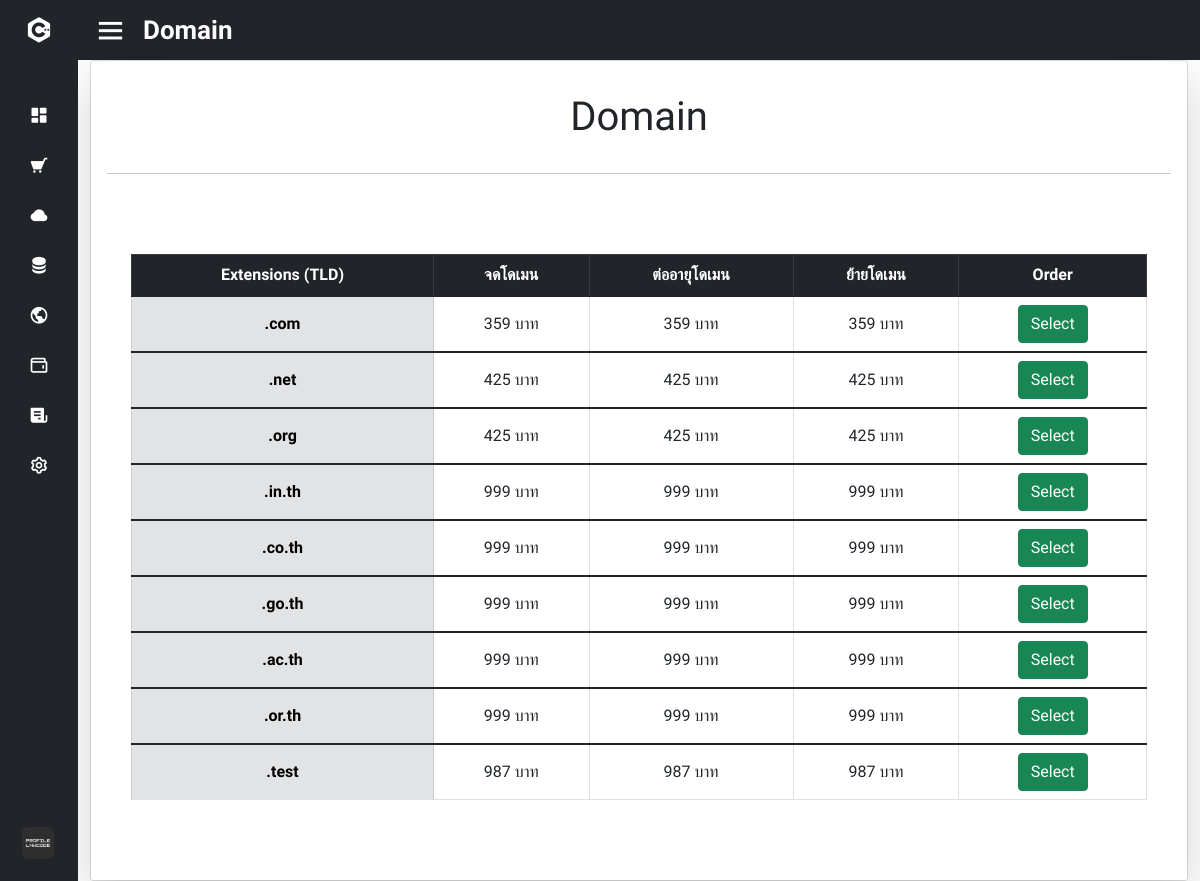
Page /gg/Domain.php (signed in) on the committed database.
### tables this page shows
CREATE TABLE IF NOT EXISTS `package_plan_domain` (
  `pack_domain_id` int(50) NOT NULL AUTO_INCREMENT,
  `pack_domain_name` varchar(50) NOT NULL,
  `pack_domain_price` float NOT NULL,
  `pack_domain_price_2` float NOT NULL,
  `pack_domain_price_3` float NOT NULL,
  PRIMARY KEY (`pack_domain_id`) USING BTREE,
  KEY `pack_domain_name` (`pack_domain_name`) USING BTREE
);

### gg/Domain.php (the view, shortened to what this page needs)
<?php
    require_once 'config/db.php';
?>
<!DOCTYPE html>
<html lang="en" dir="ltr">
  <head>
    <link rel="stylesheet" href="stylet.css">
    <link href='https://unpkg.com/boxicons@2.0.7/css/boxicons.min.css' rel='stylesheet'>
    <link rel="stylesheet" href="https://cdn.jsdelivr.net/npm/bootstrap-icons@1.8.1/font/bootstrap-icons.css">
    <link rel="stylesheet" href="myProjects/webProject/icofont/css/icofont.min.css">
    <link rel="stylesheet" href="https://cdnjs.cloudflare.com/ajax/libs/font-awesome/4.7.0/css/font-awesome.min.css">
    <link href="https://cdn.jsdelivr.net/npm/bootstrap@5.1.3/dist/css/bootstrap.min.css" rel="stylesheet">
   </head>
<body>
  <div class="sidebar close">
    <div class="logo-details">
      <i class='bx bxl-c-plus-plus'></i>
    </div>
    <ul class="nav-links">
      <li>
        <a href="user.php">
          <i class='bx bxs-dashboard'></i>
        </a>
      </li>
      <li>
        <div class="iocn-link">
          <a href="#">
            <i class='bx bxs-cart bx-flip-horizontal' ></i>
          </a>
        </div>
      </li>
      <li>
        <a href="Clouds_server.php">
          <i class='bx bxs-cloud'></i>
        </a>
      </li>
      <li>
        <a href="Hosting.php">
          <i class='bx bxs-data' ></i>
        </a>
      </li>
      <li>
        <a href="Domain.php">
          <i class='bx bx-world' ></i>
        </a>
      </li>
      <li>
        <a href="topup.php">
          <i class='bx bx-wallet'></i>
        </a>
      </li>
      <li>
        <a href="receipt.php">
          <i class='bx bxs-receipt'></i>
        </a>
      </li>
      <li>
        <div class="iocn-link">
          <a href="#">
            <i class='bx bx-cog' ></i>
          </a>
        </div>
      </li>
      <li>
    <div class="profile-details">
      <div class="profile-content">
        <img src="image/profile.jpg" alt="profileImg">
      </div>
    </div>
  </li>
</ul>
  </div>
  <section class="home-section">
    <div class="home-content">
      <i class='bx bx-menu' style='color:#ffffff'></i>
      <span class="text" style='color:#ffffff'>Domain</span>
    </div>
    <div class="container">
      <div class="card text-center" style="width: auto;">
        <div class="card-body shadow-lg">
                <h1 class="text-center p-md-3">Domain</h1>
                <hr>
                <div class="container px-4 py-5" id="icon-grid">
          <table class="table table-bordered">
            <thead class="table table-dark">
                <tr>
                  <th class="table-dark text-center align-middle">Extensions (TLD)</th>
                    <th class="text-center align-middle">จดโดเมน</th>
                    <th class="text-center align-middle">ต่ออายุโดเมน</th>
                    <th class="text-center align-middle">ย้ายโดเมน</th>
                    <th class="text-center align-middle">Order</th>
                </tr>
            </thead>
            <?php
                $result = $conn->query("SELECT * FROM package_plan_domain");
                if ($result !== false) {
                while($item = $result->fetch()) {
              ?>
            <tbody>
                <tr>
                  <th class="table-secondary text-center align-middle"><?php echo $item['pack_domain_name'] ?></th>
                  <td class="text-center align-middle"><?php echo $item['pack_domain_price'] ?> บาท</td>
                  <td class="text-center align-middle"><?php echo $item['pack_domain_price_2'] ?> บาท</td>
                  <td class="text-center align-middle"><?php echo $item['pack_domain_price_3'] ?> บาท</td>
                  <td class="text-center align-middle"><a href="order_domain.php?item=<?= $item['pack_domain_id']; ?>" class="btn btn-block btn-success">Select</a></td>
                </tr>
                <?php }
                    } ?>
              </tbody>
          </table>
                </div>
            </div>
        </div>
    </div>
</section>
</body>
</html>

### gg/stylet.css (style rules this page uses)
* { margin: 0; padding: 0; box-sizing: border-box; font-family: 'Mitr', sans-serif; }
.sidebar { position: fixed; top: 0; left: 0; height: 100%; width: 260px; background: #212529; z-index: 100; transition: all 0.5s ease; }
.sidebar.close { width: 78px; }
.sidebar .logo-details { height: 60px; width: 100%; display: flex; align-items: center; }
.sidebar .logo-details i { font-size: 30px; color: #fff; height: 50px; min-width: 78px; text-align: center; line-height: 50px; }
.sidebar .nav-links { height: 100%; padding: 30px 0 150px 0; overflow: auto; }
.sidebar.close .nav-links { overflow: visible; }
.sidebar .nav-links li { position: relative; list-style: none; transition: all 0.4s ease; }
.sidebar .nav-links li .iocn-link { display: flex; align-items: center; justify-content: space-between; }
.sidebar.close .nav-links li .iocn-link { display: block }
.sidebar .nav-links li i { height: 50px; min-width: 78px; text-align: center; line-height: 50px; color: #fff; font-size: 20px; cursor: pointer; transition: all 0.3s ease; }
.sidebar .nav-links li a { display: flex; align-items: center; text-decoration: none; }
.sidebar .profile-details { position: fixed; bottom: 0; width: 260px; display: flex; align-items: center; justify-content: space-between; background: #212529; padding: 12px 0; transition: all 0.5s ease; }
.sidebar.close .profile-details { background: none; }
.sidebar.close .profile-details { width: 78px; }
.sidebar .profile-details .profile-content { display: flex; align-items: center; }
.sidebar .profile-details img { height: 52px; width: 52px; object-fit: cover; border-radius: 16px; margin: 0 14px 0 12px; background: #212529; transition: all 0.5s ease; }
.sidebar.close .profile-details img { padding: 10px; }
.home-section { position: relative; background: #fff; height: 100vh; left: 260px; width: calc(100% - 260px); transition: all 0.5s ease; }
.sidebar.close ~ .home-section { left: 78px; width: calc(100% - 78px); }
.home-section .home-content { height: 60px; display: flex; align-items: center; }
.home-section .home-content .bx-menu, .home-section .home-content .text { color: #11101d; font-size: 35px; }
.home-section .home-content .bx-menu { margin: 0 15px; cursor: pointer; }
.home-section .home-content .text { font-size: 26px; font-weight: 600; }
.home-content { background: #212529; }

### rows in the picture
package_plan_domain: pack_domain_name ".com", pack_domain_price "359", pack_domain_price_2 "359", pack_domain_price_3 "359"
package_plan_domain: pack_domain_name ".net", pack_domain_price "425", pack_domain_price_2 "425", pack_domain_price_3 "425"
package_plan_domain: pack_domain_name ".org", pack_domain_price "425", pack_domain_price_2 "425", pack_domain_price_3 "425"
package_plan_domain: pack_domain_name ".in.th", pack_domain_price "999", pack_domain_price_2 "999", pack_domain_price_3 "999"
package_plan_domain: pack_domain_name ".co.th", pack_domain_price "999", pack_domain_price_2 "999", pack_domain_price_3 "999"
package_plan_domain: pack_domain_name ".go.th", pack_domain_price "999", pack_domain_price_2 "999", pack_domain_price_3 "999"
package_plan_domain: pack_domain_name ".ac.th", pack_domain_price "999", pack_domain_price_2 "999", pack_domain_price_3 "999"
package_plan_domain: pack_domain_name ".or.th", pack_domain_price "999", pack_domain_price_2 "999", pack_domain_price_3 "999"
package_plan_domain: pack_domain_name ".test", pack_domain_price "987", pack_domain_price_2 "987", pack_domain_price_3 "987"
